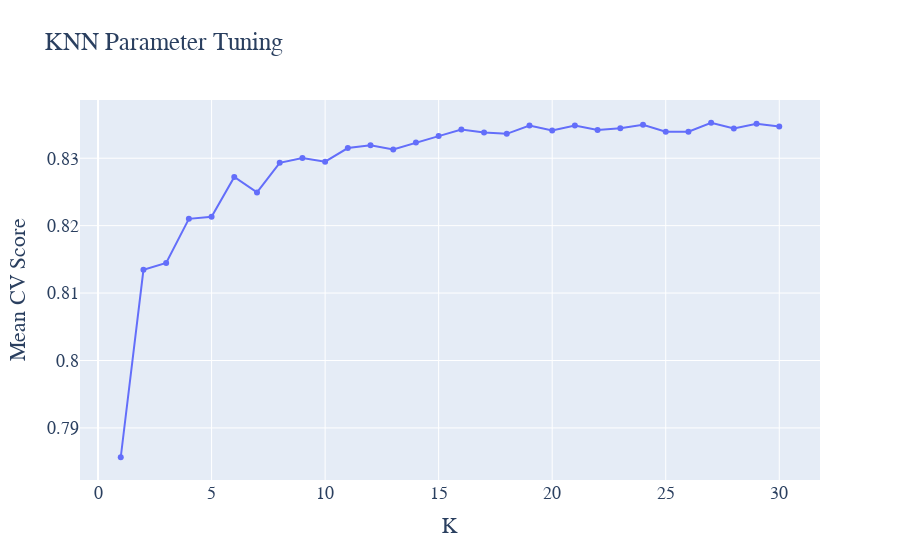

The notebook cell this image was saved under:
### Code cell
# 绘制调参图像
k_values = list(range(1, 31))
scores = grid_search.cv_results_['mean_test_score']

fig = go.Figure()
fig.add_trace(go.Scatter(x=k_values, y=scores, mode='lines+markers', name='Mean CV Score'))
fig.update_layout(title='KNN Parameter Tuning', xaxis_title='K', yaxis_title='Mean CV Score', font=dict(family='Times New Roman', size=18))
fig.write_html('Show/4_5_1.html')
fig.show()

### Figure 1 — Plotly figure (JSON) as saved in the notebook; plotly's stock layout.template omitted (floating-point values rounded to 4 significant figures)
{"data": [{"mode": "lines+markers", "name": "Mean CV Score", "type": "scatter", "x": [1, 2, 3, 4, 5, 6, 7, 8, 9, 10, 11, 12, 13, 14, 15, 16, 17, 18, 19, 20, 21, 22, 23, 24, 25, 26, 27, 28, 29, 30], "y": [0.7856, 0.8135, 0.8145, 0.821, 0.8213, 0.8272, 0.8249, 0.8293, 0.83, 0.8295, 0.8315, 0.8319, 0.8313, 0.8323, 0.8333, 0.8343, 0.8338, 0.8336, 0.8349, 0.8341, 0.8349, 0.8342, 0.8345, 0.835, 0.8339, 0.8339, 0.8353, 0.8344, 0.8351, 0.8347]}], "layout": {"font": {"family": "Times New Roman", "size": 18}, "title": {"text": "KNN Parameter Tuning"}, "xaxis": {"title": {"text": "K"}}, "yaxis": {"title": {"text": "Mean CV Score"}}}}
